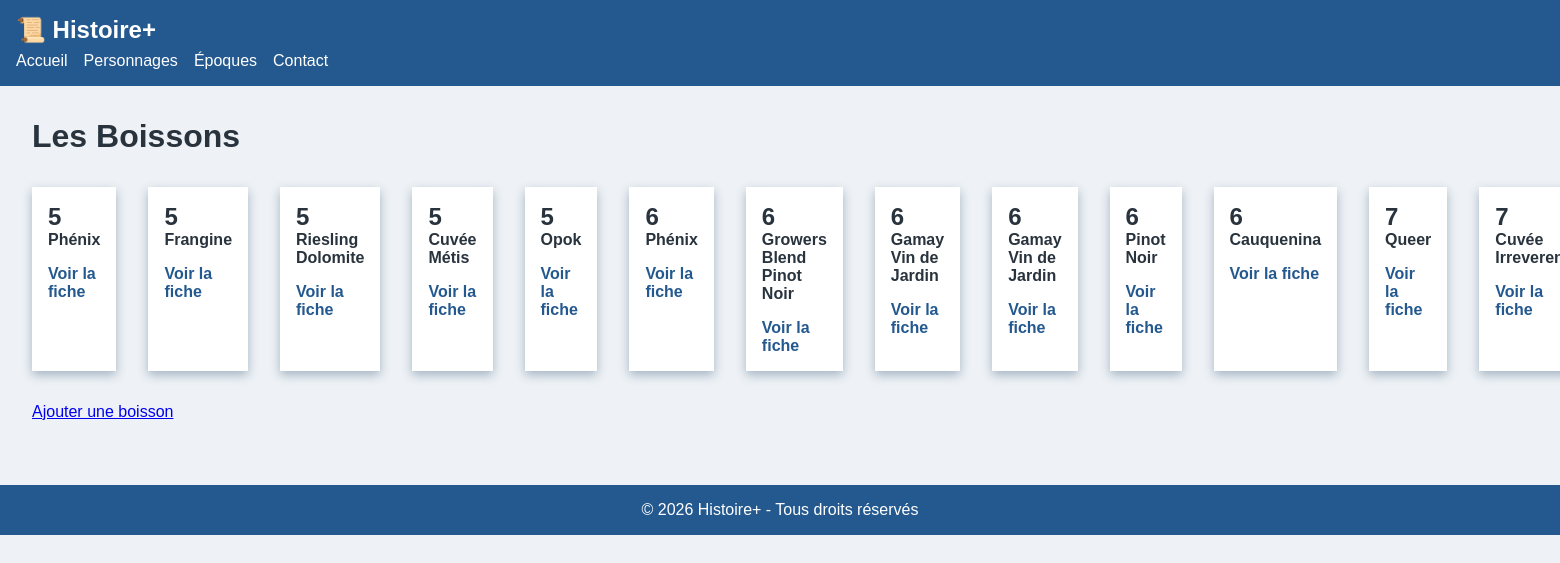
Page /boisson/index.php on the committed database.
### tables this page shows
CREATE TABLE "boisson" (
	"id"	INTEGER,
	"categorie_id"	INTEGER,
	"origine"	TEXT,
	"nom"	TEXT,
	"anne"	INTEGER,
	"extra"	TEXT,
	"pays"	TEXT,
	"prix"	INTEGER,
	"created_at"	TEXT DEFAULT current_timestamp,
	"updated_at"	TEXT DEFAULT current_timestamp,
	PRIMARY KEY("id")
);

### public/boisson/index.php (the view, shortened to what this page needs)
<?php
$bd = "../../database/db.sqlite";
$pdo = new PDO("sqlite:" . $bd);
$stmt = $pdo->prepare("SELECT * FROM boisson");
$stmt->execute();
$boisson = '';
$boisson .= '<div class="cards">';
while ($enr = $stmt->fetch()) {
    $types = [
        "Entrées",
        "Plats principaux - viande",
        "Plats principaux - poissons et fruits de mer",
        "Plats principaux - végétarien",
        "Desserts",
        "vin blanc",
        "vin rouge",
        "vin orange et nature",
        "vin mousseux",
        "spiritueux et digestifs",
    ];
    $boisson .= '<article class="card">';
    foreach ($types as $i => $type) {
        if ($enr['categorie_id'] == $i) {
            $boisson .= '<h2>' . $i . '</h2>';
        }
    }
    $boisson .= '<h4>' . $enr['nom'] . '</h4>';
    $boisson .= '<a href="fiche.php?id=' . $enr['id'] . '">Voir la fiche</a>';
    $boisson .= '</article>';
}
$boisson .= '</div>';
$ajout = '';
$ajout .= '<a href="ajout.php?id=' . $enr['id'] . '">Ajouter une boisson</a>';
?>
<!DOCTYPE html>
<html lang="fr">
<head>
    <link rel="stylesheet" href="../css/styles.css">
</head>
<body>
    <header>
        <div class="logo">📜 Histoire+</div>
        <nav>
            <ul>
                <li><a href="../index.php">Accueil</a></li>
                <li><a href="#">Personnages</a></li>
                <li><a href="#">Époques</a></li>
                <li><a href="#">Contact</a></li>
            </ul>
        </nav>
    </header>
    <main class="home">
        <h1>Les Boissons</h1>
        <?php echo $boisson; ?>
        <?php echo $ajout; ?>
    </main>
    <footer>
        <p>© 2026 Histoire+ - Tous droits réservés</p>
    </footer>
</body>
</html>

### public/css/styles.css (style rules this page uses)
:root { --couleur-primaire: hsl(210, 60%, 35%); --couleur-secondaire: hsl(45, 80%, 50%); --couleur-fond: hsl(210, 30%, 95%); --couleur-texte: hsl(210, 20%, 20%); --ombre: 0 4px 10px hsl(210, 20%, 70%); }
* { margin: 0; padding: 0; box-sizing: border-box; }
body { font-family: Arial, sans-serif; background: var(--couleur-fond); color: var(--couleur-texte); }
main { display: flex; padding: 2rem; gap: 2rem; }
.home { flex-direction: column; }
footer { text-align: center; padding: 1rem; background: var(--couleur-primaire); color: white; margin-top: 2rem; }

### rows in the picture
boisson: i "5", nom "Phénix"
boisson: i "5", nom "Frangine"
boisson: i "5", nom "Riesling Dolomite"
boisson: i "5", nom "Cuvée Métis"
boisson: i "5", nom "Opok"
boisson: i "6", nom "Phénix"
boisson: i "6", nom "Growers Blend Pinot Noir"
boisson: i "6", nom "Gamay Vin de Jardin"
boisson: i "6", nom "Gamay Vin de Jardin"
boisson: i "6", nom "Pinot Noir"
boisson: i "6", nom "Cauquenina"
boisson: i "7", nom "Queer"
boisson: i "7", nom "Cuvée…"
